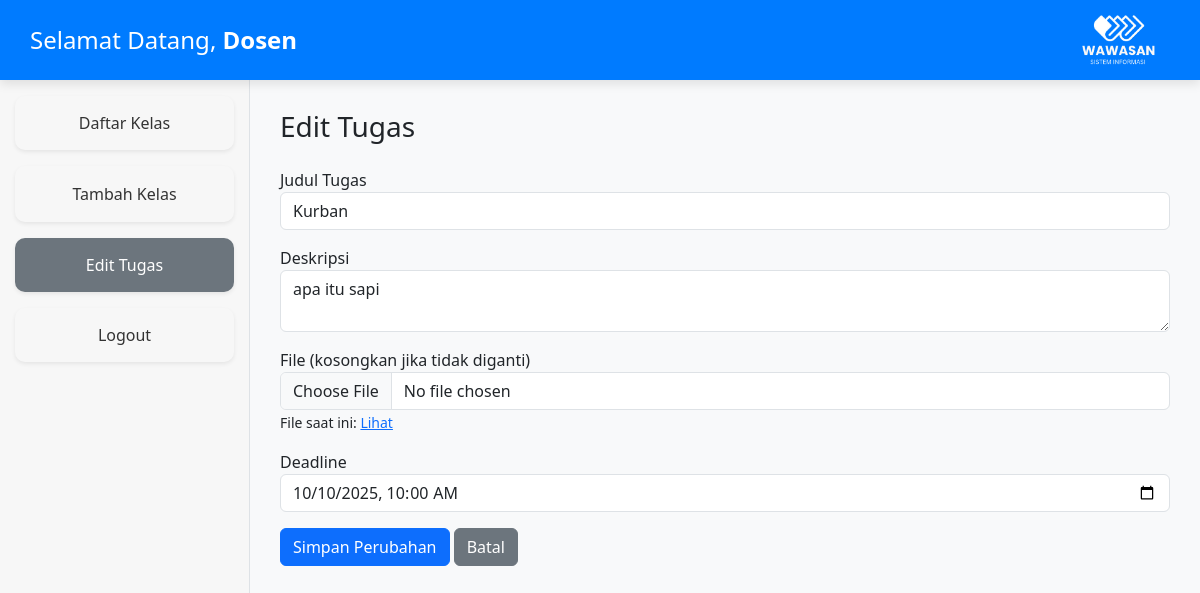
The page /edit_tugas_dosen.php?id=5 (signed in) on the database its author committed.
### tables this page shows
CREATE TABLE `users` (
  `id` int(11) NOT NULL,
  `email` varchar(100) NOT NULL,
  `nama` varchar(100) DEFAULT NULL,
  `password` varchar(255) NOT NULL,
  `role` enum('dosen','mahasiswa') NOT NULL
);

CREATE TABLE `tugas` (
  `id` int(11) NOT NULL,
  `kelas_id` int(11) DEFAULT NULL,
  `judul` varchar(100) DEFAULT NULL,
  `deskripsi` text DEFAULT NULL,
  `file` varchar(255) DEFAULT NULL,
  `deadline` datetime DEFAULT NULL
);

### edit_tugas_dosen.php (the view, shortened to what this page needs)
<?php
include "koneksi.php";
$user_id = $_SESSION['user_id'];
$dosen = mysqli_fetch_assoc(mysqli_query($conn, "SELECT nama FROM users WHERE id = $user_id"));
$id = intval($_GET['id']);
$tugas = mysqli_fetch_assoc(mysqli_query($conn, "SELECT * FROM tugas WHERE id = $id"));
$kelas_id = $tugas['kelas_id'];
?>
<!DOCTYPE html>
<html lang="id">
<head>
    <link href="https://cdn.jsdelivr.net/npm/bootstrap@5.3.0/dist/css/bootstrap.min.css" rel="stylesheet">
</head>
<body>
<div class="header d-flex justify-content-between align-items-center">
    <h4 class="text-center mb-0">Selamat Datang, <strong><?= htmlspecialchars($dosen['nama'] ?? 'Dosen') ?></strong></h4>
    <div>
        <img src="wwws.png" alt="Logo" style="height: 50px; margin-right: 15px;">
    </div>
</div>
<div class="sidebar">
    <a href="dashboard_dosen.php" class="text-center mt-3 shadow-sm">Daftar Kelas</a>
    <a href="tambah_kelas_dosen.php" class="btn mt-3 shadow-sm">Tambah Kelas</a>
    <a href="dashboard_dosen.php" class="text-center mt-3 shadow-sm active">Edit Tugas</a>
    <a href="logout.php" class="text-center mt-3 shadow-sm">Logout</a>
</div>
<div class="content">
    <h3 class="mb-4">Edit Tugas</h3>
    <form method="POST" enctype="multipart/form-data">
        <div class="mb-3">
            <label>Judul Tugas</label>
            <input type="text" name="judul" class="form-control" value="<?= htmlspecialchars($tugas['judul']) ?>" required>
        </div>
        <div class="mb-3">
            <label>Deskripsi</label>
            <textarea name="deskripsi" class="form-control" required><?= htmlspecialchars($tugas['deskripsi']) ?></textarea>
        </div>
        <div class="mb-3">
            <label>File (kosongkan jika tidak diganti)</label>
            <input type="file" name="file" class="form-control">
            <?php if ($tugas['file']) echo "<small>File saat ini: <a href='{$tugas['file']}'>Lihat</a></small>"; ?>
        </div>
        <div class="mb-3">
            <label>Deadline</label>
            <input type="datetime-local" name="deadline" class="form-control" value="<?= date('Y-m-d\TH:i', strtotime($tugas['deadline'])) ?>" required>
        </div>
        <button type="submit" class="btn btn-primary">Simpan Perubahan</button>
        <a href="lihat_tugas_dosen.php?kelas_id=<?= $kelas_id ?>" class="btn btn-secondary">Batal</a>
    </form>
</div>
</body>
</html>

### edit_tugas_dosen.php (style rules this page uses)
body { background: #f8f9fa; }
.header { background-color: #007bff; color: white; padding: 15px 30px; position: fixed; top: 0; left: 0; right: 0; z-index: 1000; box-shadow: 0 4px 10px rgba(0,0,0,0.1); }
.header img { flex-shrink: 0; }
.sidebar { position: fixed; top: 60px; left: 0; width: 250px; height: calc(100vh - 60px); background-color: rgb(247, 247, 247); border-right: 1px solid #dee2e6; padding-top: 20px; }
.sidebar a { text-decoration: none; color: #333; display: block; padding: 15px 20px; border-radius: 10px; margin: 5px 15px; transition: 0.3s; }
.sidebar .active { background-color: #6c757d; color: #fff; }
.content { margin-top: 80px; margin-left: 250px; padding: 30px; }

### rows shown on the page
users: nama "Dosen"
tugas: judul "Kurban", deskripsi "apa itu sapi", deadline "10/10/2025 10:00"
